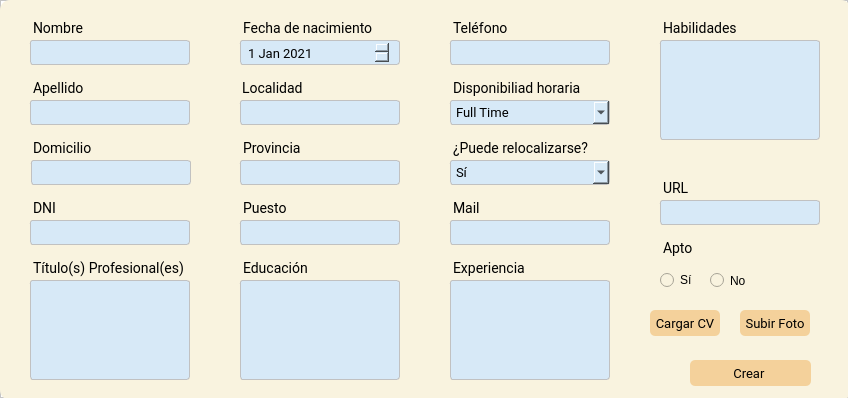
<?xml version="1.0" encoding="UTF-8"?>
<ui version="4.0">
 <class>MainWindow</class>
 <widget class="QMainWindow" name="MainWindow">
  <property name="geometry">
   <rect>
    <x>0</x>
    <y>0</y>
    <width>848</width>
    <height>398</height>
   </rect>
  </property>
  <property name="windowTitle">
   <string>MainWindow</string>
  </property>
  <widget class="QWidget" name="centralwidget">
   <layout class="QVBoxLayout" name="verticalLayout">
    <property name="spacing">
     <number>0</number>
    </property>
    <property name="leftMargin">
     <number>0</number>
    </property>
    <property name="topMargin">
     <number>0</number>
    </property>
    <property name="rightMargin">
     <number>0</number>
    </property>
    <property name="bottomMargin">
     <number>0</number>
    </property>
    <item>
     <widget class="QFrame" name="frame_2">
      <property name="minimumSize">
       <size>
        <width>0</width>
        <height>300</height>
       </size>
      </property>
      <property name="maximumSize">
       <size>
        <width>16777215</width>
        <height>16777215</height>
       </size>
      </property>
      <property name="styleSheet">
       <string notr="true">background: #fff;
</string>
      </property>
      <property name="frameShape">
       <enum>QFrame::StyledPanel</enum>
      </property>
      <property name="frameShadow">
       <enum>QFrame::Raised</enum>
      </property>
      <widget class="QFrame" name="frame_3">
       <property name="geometry">
        <rect>
         <x>0</x>
         <y>0</y>
         <width>851</width>
         <height>400</height>
        </rect>
       </property>
       <property name="maximumSize">
        <size>
         <width>16777215</width>
         <height>400</height>
        </size>
       </property>
       <property name="styleSheet">
        <string notr="true">border-radius: 10px;
background-color: #F9F3DF;
</string>
       </property>
       <property name="frameShape">
        <enum>QFrame::StyledPanel</enum>
       </property>
       <property name="frameShadow">
        <enum>QFrame::Raised</enum>
       </property>
       <widget class="QLabel" name="label_mail">
        <property name="geometry">
         <rect>
          <x>230</x>
          <y>190</y>
          <width>158</width>
          <height>27</height>
         </rect>
        </property>
        <property name="maximumSize">
         <size>
          <width>500</width>
          <height>16777215</height>
         </size>
        </property>
        <property name="font">
         <font>
          <family>Roboto</family>
          <pointsize>-1</pointsize>
         </font>
        </property>
        <property name="styleSheet">
         <string notr="true">font-family: Roboto;
font-size: 14px;
margin-top:10px;
margin-left:10px

</string>
        </property>
        <property name="text">
         <string>Puesto</string>
        </property>
       </widget>
       <widget class="QLabel" name="label_localidad">
        <property name="geometry">
         <rect>
          <x>229</x>
          <y>70</y>
          <width>90</width>
          <height>27</height>
         </rect>
        </property>
        <property name="maximumSize">
         <size>
          <width>90</width>
          <height>16777215</height>
         </size>
        </property>
        <property name="font">
         <font>
          <family>Roboto</family>
          <pointsize>-1</pointsize>
         </font>
        </property>
        <property name="styleSheet">
         <string notr="true">font-family: Roboto;
font-size: 14px;
color: #000;
margin-top:10px;
margin-left:10px

</string>
        </property>
        <property name="text">
         <string>Localidad</string>
        </property>
       </widget>
       <widget class="QLineEdit" name="apellido_input">
        <property name="geometry">
         <rect>
          <x>20</x>
          <y>100</y>
          <width>170</width>
          <height>25</height>
         </rect>
        </property>
        <property name="minimumSize">
         <size>
          <width>0</width>
          <height>0</height>
         </size>
        </property>
        <property name="maximumSize">
         <size>
          <width>16777215</width>
          <height>25</height>
         </size>
        </property>
        <property name="styleSheet">
         <string notr="true">QLineEdit{
background-color: #D7E9F7;
border: 0.5px solid #c1c1c1;
border-radius: 3px;
padding: 4 5px;
color: #e9e9;
font-family:Roboto;
font-size:13px;
font-weight: 400;
margin-left: 10px;

}
</string>
        </property>
        <property name="placeholderText">
         <string/>
        </property>
       </widget>
       <widget class="QLabel" name="label_apellido">
        <property name="geometry">
         <rect>
          <x>20</x>
          <y>70</y>
          <width>67</width>
          <height>27</height>
         </rect>
        </property>
        <property name="font">
         <font>
          <family>Roboto</family>
          <pointsize>-1</pointsize>
         </font>
        </property>
        <property name="styleSheet">
         <string notr="true">font-family: Roboto;
font-size: 14px;
margin-top:10px;
margin-left:10px

</string>
        </property>
        <property name="text">
         <string>Apellido</string>
        </property>
       </widget>
       <widget class="QLabel" name="label_direccion">
        <property name="geometry">
         <rect>
          <x>20</x>
          <y>130</y>
          <width>90</width>
          <height>27</height>
         </rect>
        </property>
        <property name="maximumSize">
         <size>
          <width>90</width>
          <height>16777215</height>
         </size>
        </property>
        <property name="font">
         <font>
          <family>Roboto</family>
          <pointsize>-1</pointsize>
         </font>
        </property>
        <property name="styleSheet">
         <string notr="true">font-family: Roboto;
font-size: 14px;
margin-top:10px;
margin-left:10px

</string>
        </property>
        <property name="text">
         <string>Domicilio</string>
        </property>
       </widget>
       <widget class="QLabel" name="label_nombre">
        <property name="geometry">
         <rect>
          <x>20</x>
          <y>10</y>
          <width>71</width>
          <height>27</height>
         </rect>
        </property>
        <property name="font">
         <font>
          <family>Roboto</family>
          <pointsize>-1</pointsize>
         </font>
        </property>
        <property name="styleSheet">
         <string notr="true">font-family: Roboto;
font-size: 14px;
margin-top:10px;
margin-left:10px

</string>
        </property>
        <property name="text">
         <string>Nombre</string>
        </property>
       </widget>
       <widget class="QLineEdit" name="nombre_input">
        <property name="geometry">
         <rect>
          <x>20</x>
          <y>40</y>
          <width>170</width>
          <height>25</height>
         </rect>
        </property>
        <property name="minimumSize">
         <size>
          <width>0</width>
          <height>0</height>
         </size>
        </property>
        <property name="maximumSize">
         <size>
          <width>16777215</width>
          <height>25</height>
         </size>
        </property>
        <property name="styleSheet">
         <string notr="true">QLineEdit{
background-color: #D7E9F7;
border: 0.5px solid #c1c1c1;
border-radius: 3px;
padding: 4 5px;
color: #e9e9;
font-family:Roboto;
font-size:13px;
font-weight: 400;
margin-left: 10px;

}
</string>
        </property>
        <property name="text">
         <string/>
        </property>
        <property name="placeholderText">
         <string/>
        </property>
       </widget>
       <widget class="QLabel" name="label_dni">
        <property name="geometry">
         <rect>
          <x>20</x>
          <y>190</y>
          <width>71</width>
          <height>27</height>
         </rect>
        </property>
        <property name="font">
         <font>
          <family>Roboto</family>
          <pointsize>-1</pointsize>
         </font>
        </property>
        <property name="styleSheet">
         <string notr="true">font-family: Roboto;
font-size: 14px;
margin-top:10px;
margin-left:10px

</string>
        </property>
        <property name="text">
         <string>DNI</string>
        </property>
       </widget>
       <widget class="QLabel" name="label_nacimiento">
        <property name="geometry">
         <rect>
          <x>230</x>
          <y>10</y>
          <width>151</width>
          <height>27</height>
         </rect>
        </property>
        <property name="font">
         <font>
          <family>Roboto</family>
          <pointsize>-1</pointsize>
         </font>
        </property>
        <property name="styleSheet">
         <string notr="true">font-family: Roboto;
font-size: 14px;
margin-top:10px;
margin-left:10px

</string>
        </property>
        <property name="text">
         <string>Fecha de nacimiento</string>
        </property>
       </widget>
       <widget class="QLineEdit" name="provincia_input">
        <property name="geometry">
         <rect>
          <x>230</x>
          <y>160</y>
          <width>170</width>
          <height>25</height>
         </rect>
        </property>
        <property name="minimumSize">
         <size>
          <width>0</width>
          <height>0</height>
         </size>
        </property>
        <property name="maximumSize">
         <size>
          <width>16777215</width>
          <height>25</height>
         </size>
        </property>
        <property name="styleSheet">
         <string notr="true">
background-color: #D7E9F7;
border: 0.5px solid #c1c1c1;
border-radius: 3px;
padding: 4 5px;
color: #000;
font-family:Roboto;
font-size:13px;
font-weight: 400;
margin-left: 10px;

</string>
        </property>
        <property name="placeholderText">
         <string/>
        </property>
       </widget>
       <widget class="QLabel" name="label_provincia">
        <property name="geometry">
         <rect>
          <x>230</x>
          <y>130</y>
          <width>84</width>
          <height>27</height>
         </rect>
        </property>
        <property name="font">
         <font>
          <family>Roboto</family>
          <pointsize>-1</pointsize>
         </font>
        </property>
        <property name="styleSheet">
         <string notr="true">font-family: Roboto;
font-size: 14px;
margin-top:10px;
margin-left:10px

</string>
        </property>
        <property name="text">
         <string>Provincia</string>
        </property>
       </widget>
       <widget class="QDateEdit" name="nacimiento_date">
        <property name="geometry">
         <rect>
          <x>230</x>
          <y>40</y>
          <width>170</width>
          <height>25</height>
         </rect>
        </property>
        <property name="styleSheet">
         <string notr="true">
background-color: #D7E9F7;
border: 0.5px solid #c1c1c1;
border-radius: 3px;
padding: 4 5px;
color: #000;
font-family:Roboto;
font-size:13px;
font-weight: 400;
margin-left: 10px;

</string>
        </property>
        <property name="dateTime">
         <datetime>
          <hour>0</hour>
          <minute>0</minute>
          <second>0</second>
          <year>2021</year>
          <month>1</month>
          <day>1</day>
         </datetime>
        </property>
       </widget>
       <widget class="QLineEdit" name="localidad_input">
        <property name="geometry">
         <rect>
          <x>230</x>
          <y>100</y>
          <width>170</width>
          <height>25</height>
         </rect>
        </property>
        <property name="minimumSize">
         <size>
          <width>0</width>
          <height>0</height>
         </size>
        </property>
        <property name="maximumSize">
         <size>
          <width>16777215</width>
          <height>25</height>
         </size>
        </property>
        <property name="styleSheet">
         <string notr="true">
background-color: #D7E9F7;
border: 0.5px solid #c1c1c1;
border-radius: 3px;
padding: 4 5px;
color: #000;
font-family:Roboto;
font-size:13px;
font-weight: 400;
margin-left: 10px;

</string>
        </property>
        <property name="placeholderText">
         <string/>
        </property>
       </widget>
       <widget class="QLineEdit" name="mail_input">
        <property name="geometry">
         <rect>
          <x>230</x>
          <y>220</y>
          <width>170</width>
          <height>25</height>
         </rect>
        </property>
        <property name="minimumSize">
         <size>
          <width>0</width>
          <height>0</height>
         </size>
        </property>
        <property name="maximumSize">
         <size>
          <width>16777215</width>
          <height>25</height>
         </size>
        </property>
        <property name="styleSheet">
         <string notr="true">
background-color: #D7E9F7;
border: 0.5px solid #c1c1c1;
border-radius: 3px;
padding: 4 5px;
color: #000;
font-family:Roboto;
font-size:13px;
font-weight: 400;
margin-left: 10px;

</string>
        </property>
        <property name="text">
         <string/>
        </property>
        <property name="echoMode">
         <enum>QLineEdit::Normal</enum>
        </property>
        <property name="placeholderText">
         <string/>
        </property>
       </widget>
       <widget class="QLineEdit" name="dni_input">
        <property name="geometry">
         <rect>
          <x>20</x>
          <y>220</y>
          <width>170</width>
          <height>25</height>
         </rect>
        </property>
        <property name="minimumSize">
         <size>
          <width>0</width>
          <height>0</height>
         </size>
        </property>
        <property name="maximumSize">
         <size>
          <width>16777215</width>
          <height>25</height>
         </size>
        </property>
        <property name="styleSheet">
         <string notr="true">QLineEdit{
background-color: #D7E9F7;
border: 0.5px solid #c1c1c1;
border-radius: 3px;
padding: 4 5px;
color: #e9e9;
font-family:Roboto;
font-size:13px;
font-weight: 400;
margin-left: 10px;

}
</string>
        </property>
        <property name="placeholderText">
         <string/>
        </property>
       </widget>
       <widget class="QPushButton" name="crear_btn">
        <property name="geometry">
         <rect>
          <x>690</x>
          <y>360</y>
          <width>121</width>
          <height>26</height>
         </rect>
        </property>
        <property name="font">
         <font>
          <family>Roboto</family>
          <pointsize>-1</pointsize>
         </font>
        </property>
        <property name="cursor">
         <cursorShape>PointingHandCursor</cursorShape>
        </property>
        <property name="styleSheet">
         <string notr="true">QPushButton{
background-color: #F4D19B;
border-radius:5px;
font-family:Roboto;
font-size: 13px

}
QPushButton:hover{
background-color: rgba(71, 71, 103,180);
}</string>
        </property>
        <property name="text">
         <string>Crear </string>
        </property>
       </widget>
       <widget class="QLineEdit" name="direccion_input">
        <property name="geometry">
         <rect>
          <x>21</x>
          <y>160</y>
          <width>170</width>
          <height>25</height>
         </rect>
        </property>
        <property name="minimumSize">
         <size>
          <width>0</width>
          <height>0</height>
         </size>
        </property>
        <property name="maximumSize">
         <size>
          <width>16777215</width>
          <height>25</height>
         </size>
        </property>
        <property name="styleSheet">
         <string notr="true">
background-color: #D7E9F7;
border: 0.5px solid #c1c1c1;
border-radius: 3px;
padding: 4 5px;
color: #000;
font-family:Roboto;
font-size:13px;
font-weight: 400;
margin-left: 10px;

</string>
        </property>
        <property name="text">
         <string/>
        </property>
        <property name="placeholderText">
         <string/>
        </property>
       </widget>
       <widget class="QLabel" name="label_telefono">
        <property name="geometry">
         <rect>
          <x>440</x>
          <y>10</y>
          <width>90</width>
          <height>27</height>
         </rect>
        </property>
        <property name="maximumSize">
         <size>
          <width>90</width>
          <height>16777215</height>
         </size>
        </property>
        <property name="font">
         <font>
          <family>Roboto</family>
          <pointsize>-1</pointsize>
         </font>
        </property>
        <property name="styleSheet">
         <string notr="true">font-family: Roboto;
font-size: 14px;
margin-top:10px;
margin-left:10px

</string>
        </property>
        <property name="text">
         <string>Teléfono</string>
        </property>
       </widget>
       <widget class="QLineEdit" name="telefono_input">
        <property name="geometry">
         <rect>
          <x>440</x>
          <y>40</y>
          <width>170</width>
          <height>25</height>
         </rect>
        </property>
        <property name="minimumSize">
         <size>
          <width>0</width>
          <height>0</height>
         </size>
        </property>
        <property name="maximumSize">
         <size>
          <width>16777215</width>
          <height>25</height>
         </size>
        </property>
        <property name="styleSheet">
         <string notr="true">
background-color: #D7E9F7;
border: 0.5px solid #c1c1c1;
border-radius: 3px;
padding: 4 5px;
color: #000;
font-family:Roboto;
font-size:13px;
font-weight: 400;
margin-left: 10px;

</string>
        </property>
        <property name="text">
         <string/>
        </property>
        <property name="placeholderText">
         <string/>
        </property>
       </widget>
       <widget class="QLabel" name="label_educacion">
        <property name="geometry">
         <rect>
          <x>230</x>
          <y>250</y>
          <width>90</width>
          <height>27</height>
         </rect>
        </property>
        <property name="maximumSize">
         <size>
          <width>90</width>
          <height>16777215</height>
         </size>
        </property>
        <property name="font">
         <font>
          <family>Roboto</family>
          <pointsize>-1</pointsize>
         </font>
        </property>
        <property name="styleSheet">
         <string notr="true">font-family: Roboto;
font-size: 14px;
margin-top:10px;
margin-left:10px

</string>
        </property>
        <property name="text">
         <string>Educación </string>
        </property>
       </widget>
       <widget class="QLabel" name="label_disponibilidadHoraria">
        <property name="geometry">
         <rect>
          <x>440</x>
          <y>70</y>
          <width>151</width>
          <height>27</height>
         </rect>
        </property>
        <property name="font">
         <font>
          <family>Roboto</family>
          <pointsize>-1</pointsize>
         </font>
        </property>
        <property name="styleSheet">
         <string notr="true">font-family: Roboto;
font-size: 14px;
margin-top:10px;
margin-left:10px

</string>
        </property>
        <property name="text">
         <string>Disponibiliad horaria</string>
        </property>
       </widget>
       <widget class="QComboBox" name="comboBox">
        <property name="geometry">
         <rect>
          <x>440</x>
          <y>100</y>
          <width>170</width>
          <height>25</height>
         </rect>
        </property>
        <property name="styleSheet">
         <string notr="true">
background-color: #D7E9F7;
border: 0.5px solid #c1c1c1;
border-radius: 3px;
padding: 4 5px;
color: #000;
font-family:Roboto;
font-size:13px;
font-weight: 400;
margin-left: 10px;

</string>
        </property>
        <item>
         <property name="text">
          <string>Full Time</string>
         </property>
        </item>
        <item>
         <property name="text">
          <string>Part Time</string>
         </property>
        </item>
       </widget>
       <widget class="QComboBox" name="comboBox_relocalizarse">
        <property name="geometry">
         <rect>
          <x>440</x>
          <y>160</y>
          <width>170</width>
          <height>25</height>
         </rect>
        </property>
        <property name="styleSheet">
         <string notr="true">
background-color: #D7E9F7;
border: 0.5px solid #c1c1c1;
border-radius: 3px;
padding: 4 5px;
color: #000;
font-family:Roboto;
font-size:13px;
font-weight: 400;
margin-left: 10px;


</string>
        </property>
        <item>
         <property name="text">
          <string>Sí</string>
         </property>
        </item>
        <item>
         <property name="text">
          <string>No</string>
         </property>
        </item>
       </widget>
       <widget class="QLabel" name="label_relocalizarse">
        <property name="geometry">
         <rect>
          <x>440</x>
          <y>130</y>
          <width>171</width>
          <height>27</height>
         </rect>
        </property>
        <property name="font">
         <font>
          <family>Roboto</family>
          <pointsize>-1</pointsize>
         </font>
        </property>
        <property name="styleSheet">
         <string notr="true">font-family: Roboto;
font-size: 14px;
margin-top:10px;
margin-left:10px

</string>
        </property>
        <property name="text">
         <string>¿Puede relocalizarse?</string>
        </property>
       </widget>
       <widget class="QLabel" name="label_url">
        <property name="geometry">
         <rect>
          <x>440</x>
          <y>190</y>
          <width>158</width>
          <height>27</height>
         </rect>
        </property>
        <property name="maximumSize">
         <size>
          <width>500</width>
          <height>16777215</height>
         </size>
        </property>
        <property name="font">
         <font>
          <family>Roboto</family>
          <pointsize>-1</pointsize>
         </font>
        </property>
        <property name="styleSheet">
         <string notr="true">font-family: Roboto;
font-size: 14px;
margin-top:10px;
margin-left:10px

</string>
        </property>
        <property name="text">
         <string>Mail</string>
        </property>
       </widget>
       <widget class="QLineEdit" name="url_input">
        <property name="geometry">
         <rect>
          <x>440</x>
          <y>220</y>
          <width>170</width>
          <height>25</height>
         </rect>
        </property>
        <property name="minimumSize">
         <size>
          <width>0</width>
          <height>0</height>
         </size>
        </property>
        <property name="maximumSize">
         <size>
          <width>16777215</width>
          <height>25</height>
         </size>
        </property>
        <property name="styleSheet">
         <string notr="true">
background-color: #D7E9F7;
border: 0.5px solid #c1c1c1;
border-radius: 3px;
padding: 4 5px;
color: #000;
font-family:Roboto;
font-size:13px;
font-weight: 400;
margin-left: 10px;

</string>
        </property>
        <property name="text">
         <string/>
        </property>
        <property name="echoMode">
         <enum>QLineEdit::Normal</enum>
        </property>
        <property name="placeholderText">
         <string/>
        </property>
       </widget>
       <widget class="QLabel" name="labe_titulo">
        <property name="geometry">
         <rect>
          <x>20</x>
          <y>250</y>
          <width>171</width>
          <height>27</height>
         </rect>
        </property>
        <property name="font">
         <font>
          <family>Roboto</family>
          <pointsize>-1</pointsize>
         </font>
        </property>
        <property name="styleSheet">
         <string notr="true">font-family: Roboto;
font-size: 14px;
margin-top:10px;
margin-left:10px

</string>
        </property>
        <property name="text">
         <string>Título(s) Profesional(es)</string>
        </property>
       </widget>
       <widget class="QLabel" name="label_experiencia">
        <property name="geometry">
         <rect>
          <x>440</x>
          <y>250</y>
          <width>158</width>
          <height>27</height>
         </rect>
        </property>
        <property name="maximumSize">
         <size>
          <width>500</width>
          <height>16777215</height>
         </size>
        </property>
        <property name="font">
         <font>
          <family>Roboto</family>
          <pointsize>-1</pointsize>
         </font>
        </property>
        <property name="styleSheet">
         <string notr="true">font-family: Roboto;
font-size: 14px;
margin-top:10px;
margin-left:10px

</string>
        </property>
        <property name="text">
         <string>Experiencia</string>
        </property>
       </widget>
       <widget class="QPushButton" name="cargarCV_btn">
        <property name="geometry">
         <rect>
          <x>650</x>
          <y>310</y>
          <width>70</width>
          <height>26</height>
         </rect>
        </property>
        <property name="font">
         <font>
          <family>Roboto</family>
          <pointsize>-1</pointsize>
         </font>
        </property>
        <property name="cursor">
         <cursorShape>PointingHandCursor</cursorShape>
        </property>
        <property name="styleSheet">
         <string notr="true">QPushButton{
background-color: #F4D19B;
border-radius:5px;
font-family:Roboto;
font-size: 13px

}
QPushButton:hover{
background-color: rgba(71, 71, 103,180);
}</string>
        </property>
        <property name="text">
         <string>Cargar CV</string>
        </property>
       </widget>
       <widget class="QPushButton" name="subirFoto_btn">
        <property name="geometry">
         <rect>
          <x>740</x>
          <y>310</y>
          <width>70</width>
          <height>26</height>
         </rect>
        </property>
        <property name="font">
         <font>
          <family>Roboto</family>
          <pointsize>-1</pointsize>
         </font>
        </property>
        <property name="cursor">
         <cursorShape>PointingHandCursor</cursorShape>
        </property>
        <property name="styleSheet">
         <string notr="true">QPushButton{
background-color: #F4D19B;
border-radius:5px;
font-family:Roboto;
font-size: 13px

}
QPushButton:hover{
background-color: rgba(71, 71, 103,180);
}</string>
        </property>
        <property name="text">
         <string>Subir Foto</string>
        </property>
       </widget>
       <widget class="QTextEdit" name="experiencia_input">
        <property name="geometry">
         <rect>
          <x>440</x>
          <y>280</y>
          <width>170</width>
          <height>100</height>
         </rect>
        </property>
        <property name="maximumSize">
         <size>
          <width>16777215</width>
          <height>100</height>
         </size>
        </property>
        <property name="styleSheet">
         <string notr="true">
background-color: #D7E9F7;
border: 0.5px solid #c1c1c1;
border-radius: 3px;
padding: 4 5px;
color: #000;
font-family:Roboto;
font-size:13px;
font-weight: 400;
margin-left: 10px;

</string>
        </property>
       </widget>
       <widget class="QLabel" name="label_habilidades">
        <property name="geometry">
         <rect>
          <x>650</x>
          <y>10</y>
          <width>90</width>
          <height>27</height>
         </rect>
        </property>
        <property name="maximumSize">
         <size>
          <width>90</width>
          <height>16777215</height>
         </size>
        </property>
        <property name="font">
         <font>
          <family>Roboto</family>
          <pointsize>-1</pointsize>
         </font>
        </property>
        <property name="styleSheet">
         <string notr="true">font-family: Roboto;
font-size: 14px;
margin-top:10px;
margin-left:10px

</string>
        </property>
        <property name="text">
         <string>Habilidades</string>
        </property>
       </widget>
       <widget class="QLabel" name="label_apto">
        <property name="geometry">
         <rect>
          <x>650</x>
          <y>230</y>
          <width>158</width>
          <height>27</height>
         </rect>
        </property>
        <property name="maximumSize">
         <size>
          <width>500</width>
          <height>16777215</height>
         </size>
        </property>
        <property name="font">
         <font>
          <family>Roboto</family>
          <pointsize>-1</pointsize>
         </font>
        </property>
        <property name="styleSheet">
         <string notr="true">font-family: Roboto;
font-size: 14px;
margin-top:10px;
margin-left:10px

</string>
        </property>
        <property name="text">
         <string>Apto</string>
        </property>
       </widget>
       <widget class="QRadioButton" name="radioButton_si">
        <property name="geometry">
         <rect>
          <x>660</x>
          <y>270</y>
          <width>41</width>
          <height>20</height>
         </rect>
        </property>
        <property name="text">
         <string>Sí</string>
        </property>
       </widget>
       <widget class="QRadioButton" name="radioButton_no">
        <property name="geometry">
         <rect>
          <x>710</x>
          <y>270</y>
          <width>41</width>
          <height>21</height>
         </rect>
        </property>
        <property name="text">
         <string>No</string>
        </property>
       </widget>
       <widget class="QLabel" name="label_profesion">
        <property name="geometry">
         <rect>
          <x>650</x>
          <y>170</y>
          <width>158</width>
          <height>27</height>
         </rect>
        </property>
        <property name="maximumSize">
         <size>
          <width>500</width>
          <height>16777215</height>
         </size>
        </property>
        <property name="font">
         <font>
          <family>Roboto</family>
          <pointsize>-1</pointsize>
         </font>
        </property>
        <property name="styleSheet">
         <string notr="true">font-family: Roboto;
font-size: 14px;
margin-top:10px;
margin-left:10px

</string>
        </property>
        <property name="text">
         <string>URL</string>
        </property>
       </widget>
       <widget class="QLineEdit" name="profesion_input">
        <property name="geometry">
         <rect>
          <x>650</x>
          <y>200</y>
          <width>170</width>
          <height>25</height>
         </rect>
        </property>
        <property name="minimumSize">
         <size>
          <width>0</width>
          <height>0</height>
         </size>
        </property>
        <property name="maximumSize">
         <size>
          <width>16777215</width>
          <height>25</height>
         </size>
        </property>
        <property name="styleSheet">
         <string notr="true">
background-color: #D7E9F7;
border: 0.5px solid #c1c1c1;
border-radius: 3px;
padding: 4 5px;
color: #000;
font-family:Roboto;
font-size:13px;
font-weight: 400;
margin-left: 10px;

</string>
        </property>
        <property name="text">
         <string/>
        </property>
        <property name="echoMode">
         <enum>QLineEdit::Normal</enum>
        </property>
        <property name="placeholderText">
         <string/>
        </property>
       </widget>
       <widget class="QTextEdit" name="habilidades_input">
        <property name="geometry">
         <rect>
          <x>650</x>
          <y>40</y>
          <width>170</width>
          <height>100</height>
         </rect>
        </property>
        <property name="maximumSize">
         <size>
          <width>16777215</width>
          <height>100</height>
         </size>
        </property>
        <property name="styleSheet">
         <string notr="true">
background-color: #D7E9F7;
border: 0.5px solid #c1c1c1;
border-radius: 3px;
padding: 4 5px;
color: #000;
font-family:Roboto;
font-size:13px;
font-weight: 400;
margin-left: 10px;

</string>
        </property>
       </widget>
       <widget class="QTextEdit" name="educacion_input">
        <property name="geometry">
         <rect>
          <x>230</x>
          <y>280</y>
          <width>170</width>
          <height>100</height>
         </rect>
        </property>
        <property name="maximumSize">
         <size>
          <width>16777215</width>
          <height>100</height>
         </size>
        </property>
        <property name="styleSheet">
         <string notr="true">
background-color: #D7E9F7;
border: 0.5px solid #c1c1c1;
border-radius: 3px;
padding: 4 5px;
color: #000;
font-family:Roboto;
font-size:13px;
font-weight: 400;
margin-left: 10px;

</string>
        </property>
       </widget>
       <widget class="QTextEdit" name="titulo_input">
        <property name="geometry">
         <rect>
          <x>20</x>
          <y>280</y>
          <width>170</width>
          <height>100</height>
         </rect>
        </property>
        <property name="maximumSize">
         <size>
          <width>16777215</width>
          <height>100</height>
         </size>
        </property>
        <property name="styleSheet">
         <string notr="true">
background-color: #D7E9F7;
border: 0.5px solid #c1c1c1;
border-radius: 3px;
padding: 4 5px;
color: #000;
font-family:Roboto;
font-size:13px;
font-weight: 400;
margin-left: 10px;

</string>
        </property>
       </widget>
      </widget>
     </widget>
    </item>
   </layout>
  </widget>
 </widget>
 <resources/>
 <connections/>
</ui>
